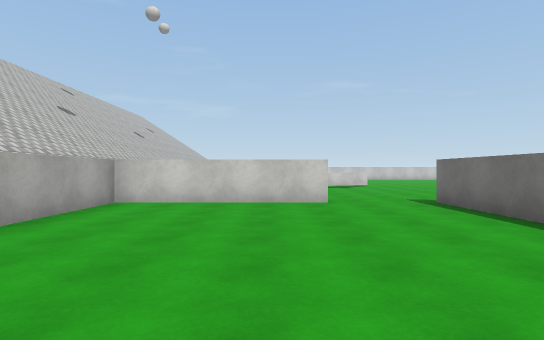
[1] (above)

20 first-person views from a walk through a 3-D level made in the Unity game engine. The camera is 1.4 m above the floor, looks level and sees 80° across. The floor is counted in squares, 2 m on a side. Each view is taken from the middle of a square. On the plan, view 1 faces up. The plan holds only what a view shows up to about 10 squares ahead; the rest is blank. The place goes on beyond the plan. The player is left out. Surface patterns are stand-ins for the level's own textures.

[2]
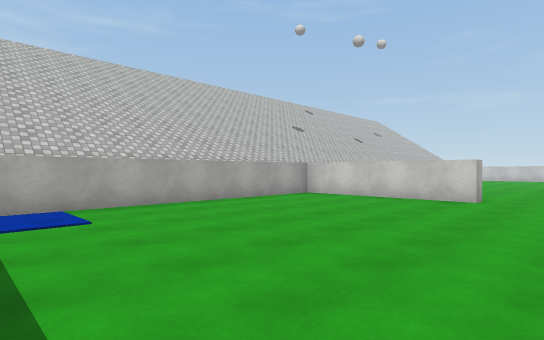

[3]
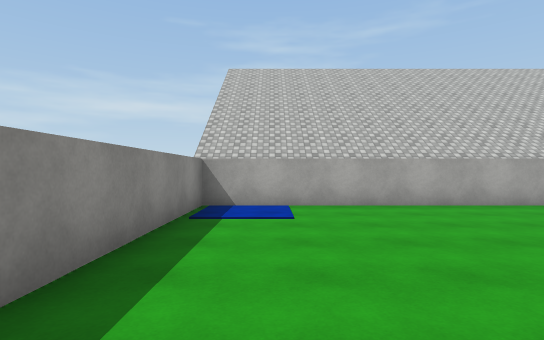

[4]
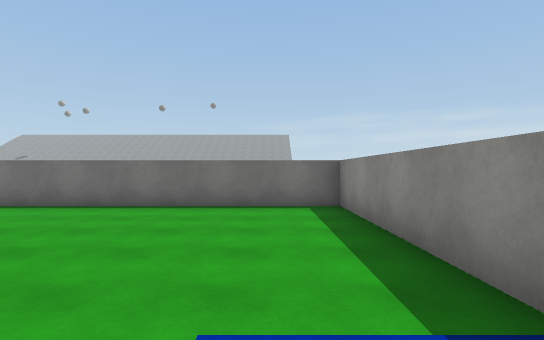

[5]
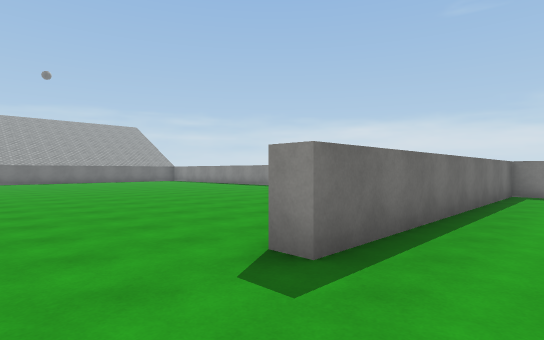

[6]
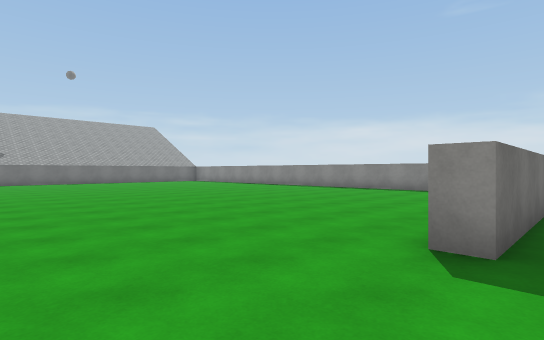

[7]
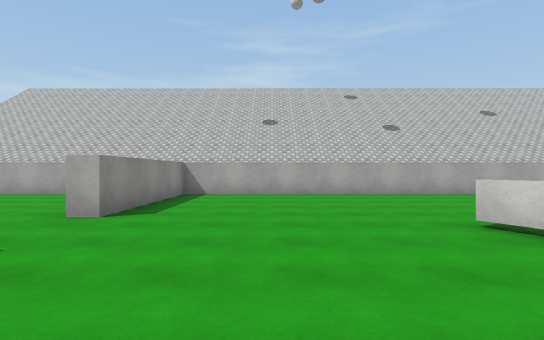

[8]
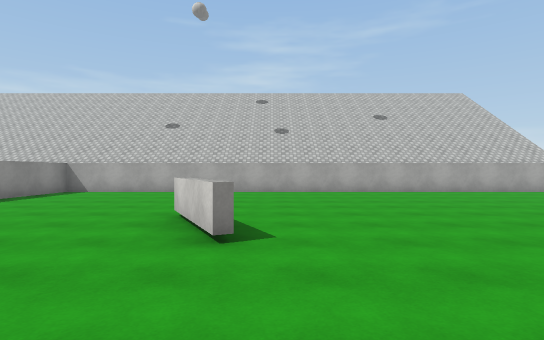

[9]
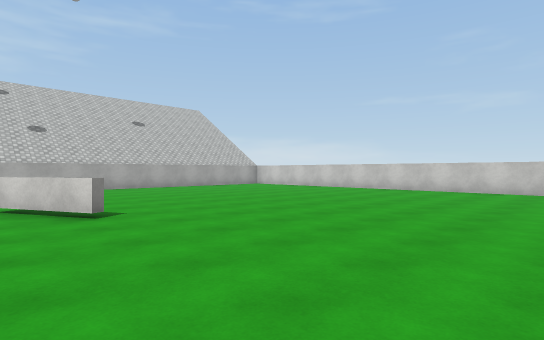

[10]
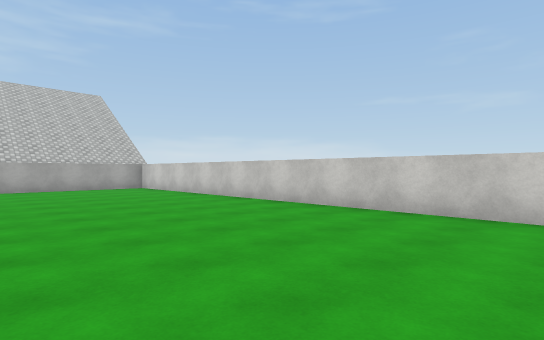

[11]
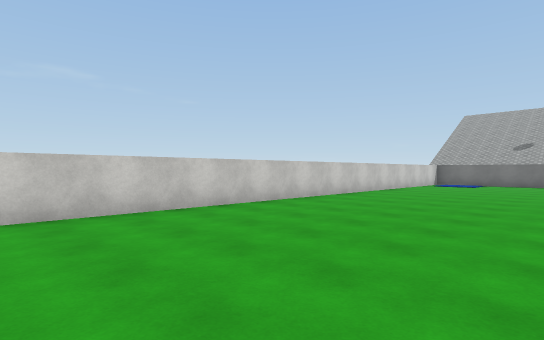

[12]
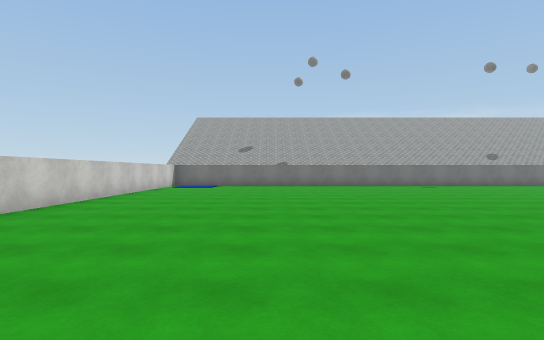

[13]
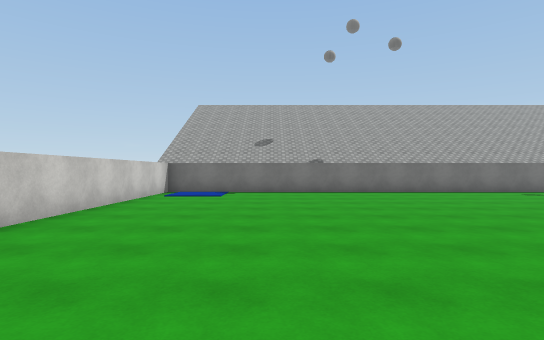

[14]
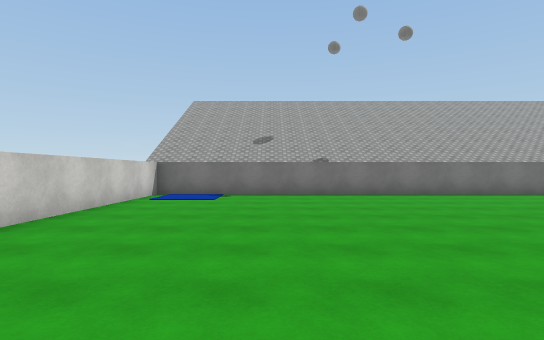

[15]
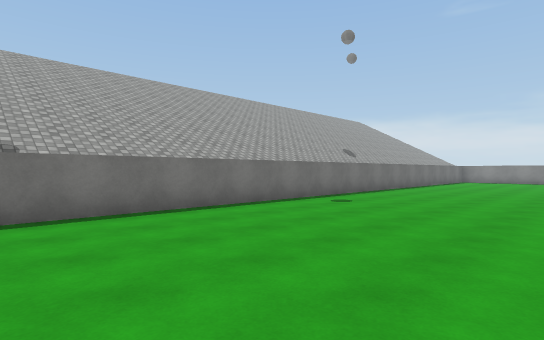

[16]
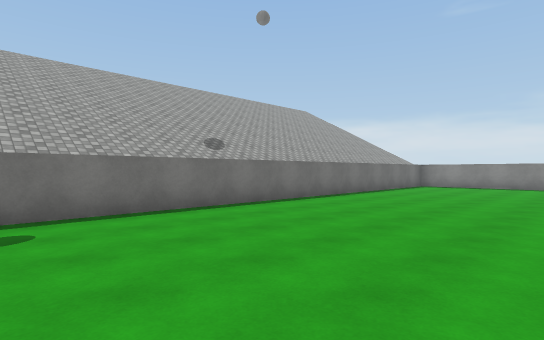

[17]
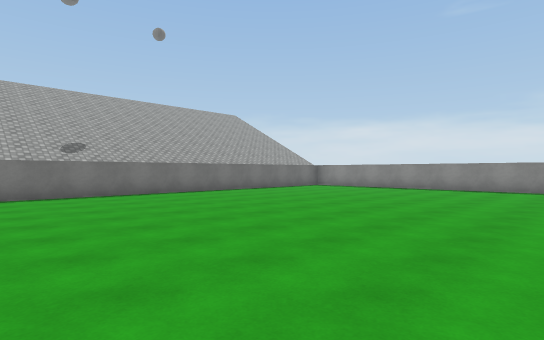

[18]
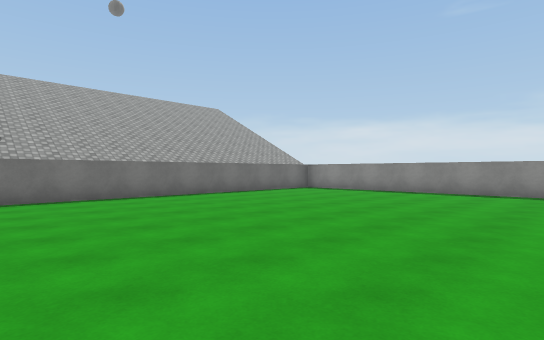

[19]
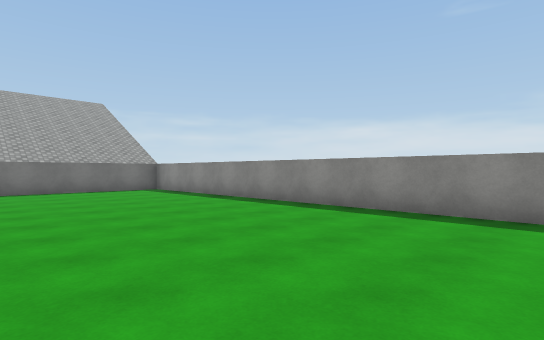

[20]
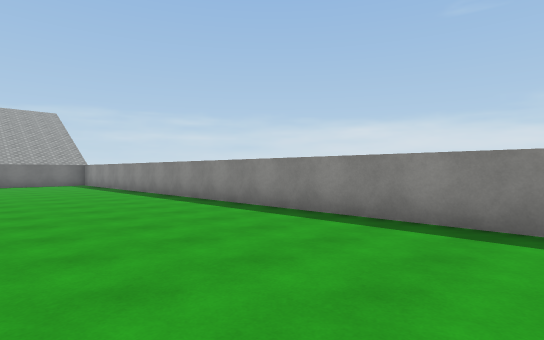

### Floor plan
Points are (right, up) in squares from view 1. A wall is a line through its corners. A room is listed if a view was taken in it or the views show most of it. See-through windows are left out.
Room 1 (views 1, 2, 3, 4)
walls: (1.2, 6.9) (-3.4, 6.9) (-3.4, -1.4) (3.5, -1.4) (3.5, 5.5)
ways out: opening at (2.5, 6) to room 2
Room 2 (views 5, 6, 7, 8, 9, 10, 11, 12, 13, 14, 15, 16, 17, 18, 19, 20)
walls: (4, 13.4) (1.9, 12.5); (3.5, 5.5) (3.5, 7) (4.1, 7); (5.4, -1.4) (18.8, -1.4); (-3.4, 19.9) (-3.4, 7.5) (1.2, 7.5) (1.2, 6.9); (21.3, 1.1) (21.3, 23.3) (0.1, 23.3)
ways out: opening at (2.5, 6) to room 1

Positions as (right, up) in squares from view 1, and headings:
1: (0, 0), facing up
2: (3, -1), facing up-left
3: (3, 0), facing left
4: (-3, 0), facing right
5: (2, 9), facing down-right
6: (3, 10), facing down-right
7: (6, 10), facing left
8: (7, 14), facing left
9: (9, 12), facing up-left
10: (9, 18), facing up-left
11: (5, 18), facing up-right
12: (7, 19), facing right
13: (11, 20), facing right
14: (12, 20), facing right
15: (16, 19), facing down-right
16: (16, 13), facing down-right
17: (12, 11), facing down-right
18: (13, 9), facing down-right
19: (10, 4), facing down-right
20: (5, 3), facing down-right
